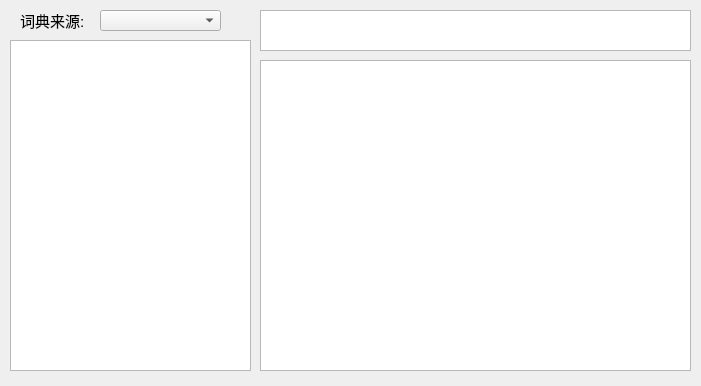
<?xml version="1.0" encoding="UTF-8"?>
<ui version="4.0">
 <class>dict_Window</class>
 <widget class="QMainWindow" name="dict_Window">
  <property name="geometry">
   <rect>
    <x>0</x>
    <y>0</y>
    <width>701</width>
    <height>386</height>
   </rect>
  </property>
  <property name="windowTitle">
   <string>WordSearch</string>
  </property>
  <widget class="QWidget" name="dictMain">
   <widget class="QListWidget" name="wordsList">
    <property name="geometry">
     <rect>
      <x>10</x>
      <y>40</y>
      <width>241</width>
      <height>331</height>
     </rect>
    </property>
   </widget>
   <widget class="QComboBox" name="dictSourceChoose">
    <property name="geometry">
     <rect>
      <x>100</x>
      <y>10</y>
      <width>121</width>
      <height>21</height>
     </rect>
    </property>
   </widget>
   <widget class="QLabel" name="DictSourceLabel">
    <property name="geometry">
     <rect>
      <x>20</x>
      <y>10</y>
      <width>71</width>
      <height>21</height>
     </rect>
    </property>
    <property name="font">
     <font>
      <pointsize>11</pointsize>
     </font>
    </property>
    <property name="text">
     <string>词典来源:</string>
    </property>
   </widget>
   <widget class="QPlainTextEdit" name="inputTextEdit">
    <property name="geometry">
     <rect>
      <x>260</x>
      <y>10</y>
      <width>431</width>
      <height>41</height>
     </rect>
    </property>
   </widget>
   <widget class="QTextBrowser" name="resultText">
    <property name="geometry">
     <rect>
      <x>260</x>
      <y>60</y>
      <width>431</width>
      <height>311</height>
     </rect>
    </property>
   </widget>
  </widget>
 </widget>
 <resources/>
 <connections/>
</ui>
